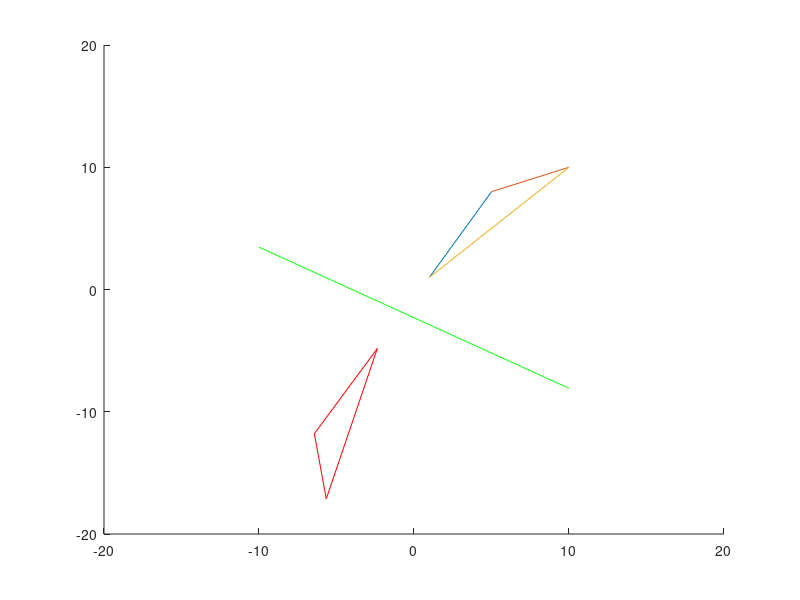

Write MATLAB code to recreate this figure.
m = [5 8];
k = [1 1];
z = [10 10];


x = [-10:0.1:10];
y = -x/sqrt(3) - 4/sqrt(3);

alph = atan(-1/sqrt(3));
Ralph = [[cos(alph) (-sin(alph))]; [sin(alph) cos(alph)]];
Ralph1 = [[cos(alph) (sin(alph))]; [-sin(alph) cos(alph)]];

figure;
hold on;
xlim([-20 20]);
ylim([-20 20]);

plot([m(1) k(1)], [m(2) k(2)]);
plot([m(1) z(1)], [m(2) z(2)]);
plot([z(1) k(1)], [z(2) k(2)]);

plot(x, y, 'color', 'green');

x1 = cos(alph)*x +sin(alph)*y;
y1 = -sin(alph)*x + cos(alph)*y;

m1 = Ralph1*(m');
z1 = Ralph1*(z');
k1 = Ralph1*(k');


m1(2) = 2 * y1(1) - m1(2);
z1(2) = 2 * y1(1) - z1(2);
k1(2) = 2 * y1(1) - k1(2);



m1 = Ralph*(m1);
z1 = Ralph*(z1);
k1 = Ralph*(k1);

plot([m1(1) k1(1)], [m1(2) k1(2)], 'color', 'r');
plot([m1(1) z1(1)], [m1(2) z1(2)], 'color', 'r');
plot([z1(1) k1(1)], [z1(2) k1(2)], 'color', 'r');

